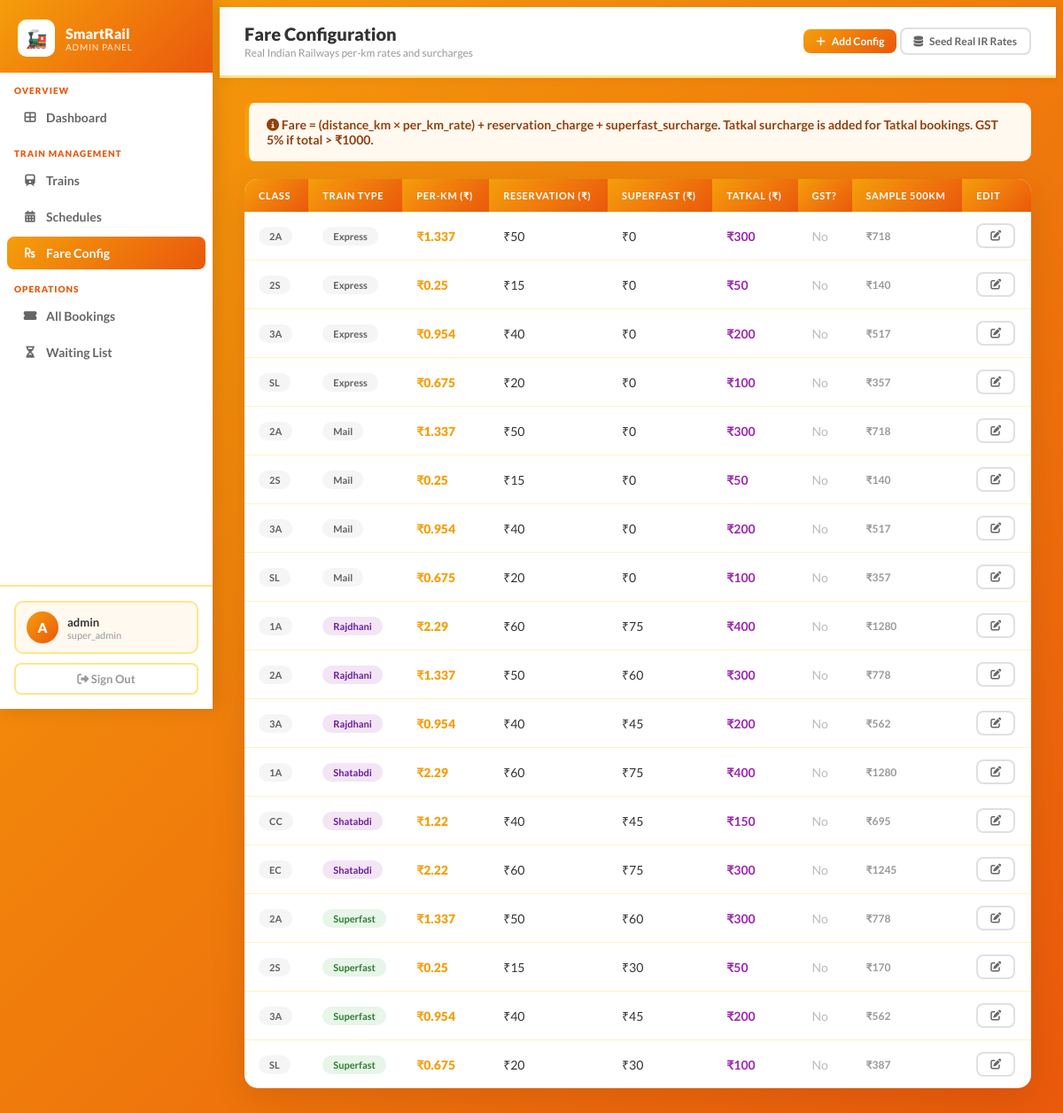
/admin/fares (signed in), run on the app's committed database.
### Railway/models.py (models this page shows, shortened)
class FareConfig(db.Model):
    __tablename__ = 'fare_config'
    id               = db.Column(db.Integer, primary_key=True)
    class_name       = db.Column(db.String(10), nullable=False)   # SL, 3A, 2A, 1A, CC, 2S, EC
    train_type       = db.Column(db.String(20), nullable=False)   # Mail, Express, Superfast, Rajdhani, Shatabdi
    per_km_rate      = db.Column(db.Float, nullable=False)        # ₹ per km
    reservation_charge = db.Column(db.Float, default=0.0)        # fixed ₹
    superfast_surcharge = db.Column(db.Float, default=0.0)       # fixed ₹ (0 if not superfast)
    tatkal_surcharge = db.Column(db.Float, default=0.0)          # fixed ₹ added for Tatkal
    gst_applicable   = db.Column(db.Boolean, default=False)      # 5% GST if base_fare > ₹1000

### Railway/admin_views.py (the view)
@admin_bp.route('/fares')
@require_admin
def fare_config():
    configs = FareConfig.query.order_by(FareConfig.train_type, FareConfig.class_name).all()
    return render_template('admin/fare_config.html', configs=configs)

### Railway/admin_views.py (called while the page is built)
def admin_logged_in():
    return 'admin_id' in session

def require_admin(f):
    @wraps(f)
    def wrapper(*args, **kwargs):
        if not admin_logged_in():
            flash('Please log in as admin.')
            return redirect(url_for('admin.admin_login'))
        return f(*args, **kwargs)
    return wrapper

### Railway/templates/admin/fare_config.html (shortened to what this page needs)
{% extends 'admin/base.html' %}
{% block page_title %}Fare Configuration{% endblock %}
{% block page_subtitle %}Real Indian Railways per-km rates and surcharges{% endblock %}
{% block topbar_actions %}
<a href="{{ url_for('admin.add_fare_config') }}" class="btn-go btn-primary btn-sm">
    <i class="fas fa-plus"></i> Add Config
</a>
<form method="POST" action="{{ url_for('admin.seed_default_fares') }}" style="display:inline;">
    <button class="btn-go btn-ghost btn-sm">
        <i class="fas fa-database"></i> Seed Real IR Rates
    </button>
</form>
{% endblock %}
{% block content %}
<div class="info-panel">
    <i class="fas fa-info-circle"></i>
    Fare = (distance_km × per_km_rate) + reservation_charge + superfast_surcharge.
    Tatkal surcharge is added for Tatkal bookings. GST 5% if total &gt; ₹1000.
</div>
<div class="a-card" style="padding:0; overflow:hidden;">
    <div style="overflow-x:auto;">
    <table class="a-table">
        <thead><tr>
            <th>Class</th><th>Train Type</th><th>Per-km (₹)</th>
            <th>Reservation (₹)</th><th>Superfast (₹)</th><th>Tatkal (₹)</th>
            <th>GST?</th><th>Sample 500km</th><th>Edit</th>
        </tr></thead>
        <tbody>
        {% for c in configs %}
        <tr>
            <td><span class="bx bx-pending">{{ c.class_name }}</span></td>
            <td>
                <span class="bx {% if c.train_type in ('Rajdhani','Shatabdi') %}bx-tatkal
                    {% elif c.train_type == 'Superfast' %}bx-confirmed
                    {% else %}bx-pending{% endif %}">{{ c.train_type }}</span>
            </td>
            <td style="font-weight:900; color:#f59e0b;">₹{{ c.per_km_rate }}</td>
            <td>₹{{ c.reservation_charge|int }}</td>
            <td>₹{{ c.superfast_surcharge|int }}</td>
            <td style="color:#9c27b0; font-weight:700;">₹{{ c.tatkal_surcharge|int }}</td>
            <td>
                {% if c.gst_applicable %}<span class="bx bx-confirmed">Yes</span>
                {% else %}<span style="color:#bbb;">No</span>{% endif %}
            </td>
            <td style="font-size:12px; color:#999; font-weight:700;">
                ₹{{ ((500 * c.per_km_rate) + c.reservation_charge + c.superfast_surcharge)|int }}
            </td>
            <td>
                <a href="{{ url_for('admin.edit_fare_config', cfg_id=c.id) }}"
                   class="btn-go btn-ghost btn-sm">
                    <i class="fas fa-edit"></i>
                </a>
            </td>
        </tr>
        {% else %}
        <tr>
            <td colspan="9" style="text-align:center; padding:40px; color:#bbb;">
                No configs yet. Click "Seed Real IR Rates" to start.
            </td>
        </tr>
        {% endfor %}
        </tbody>
    </table>
    </div>
</div>
{% endblock %}

### Railway/templates/admin/base.html (style rules this page uses)
body { font-family: 'Lato', sans-serif; background: linear-gradient(135deg, #f59e0b 0%, #ea580c 100%); min-height: 100vh; display: flex; }
.a-card { background: white; border-radius: 15px; padding: 30px; box-shadow: 0 10px 40px rgba(0,0,0,0.1); margin-bottom: 24px; }
.a-table { width: 100%; border-collapse: collapse; font-size: 14px; }
.a-table th { background: linear-gradient(135deg, #f59e0b 0%, #ea580c 100%); color: white; font-size: 11px; text-transform: uppercase; letter-spacing: .06em; font-weight: 700; padding: 12px 16px; text-align: left; }
.a-table th:first-child { border-radius: 8px 0 0 0; }
.a-table th:last-child { border-radius: 0 8px 0 0; }
.a-table td { padding: 13px 16px; border-bottom: 1px solid #fef3c7; color: #333; vertical-align: middle; }
.a-table tr:last-child td { border-bottom: none; }
.bx { display: inline-block; padding: 4px 12px; border-radius: 20px; font-size: 11px; font-weight: 700; }
.bx-confirmed { background: #e8f5e9; color: #2e7d32; }
.bx-pending { background: #f5f5f5; color: #616161; }
.bx-tatkal { background: #f3e5f5; color: #6a1b9a; }
.btn-go { display: inline-flex; align-items: center; gap: 7px; padding: 10px 20px; border-radius: 10px; font-size: 14px; font-weight: 700; font-family: 'Lato', sans-serif; cursor: pointer; border: none; text-decoration: none; transition: transform 0.2s, box-shadow 0.2s; }
.btn-primary { background: linear-gradient(135deg, #f59e0b 0%, #ea580c 100%); color: white; }
.btn-ghost { background: white; color: #666; border: 2px solid #e0e0e0; }
.btn-sm { padding: 6px 14px; font-size: 12px; border-radius: 8px; }
.info-panel { background: #fff9f0; padding: 16px 20px; border-radius: 10px; margin-bottom: 20px; border-left: 5px solid #f59e0b; font-size: 14px; font-weight: 600; color: #92400e; }

### data on the page
FareConfig: class_name "2A", train_type "Express", per_km_rate "1.337", reservation_charge "50", superfast_surcharge "0", tatkal_surcharge "300", gst_applicable "No", per_km_rate+reservation_charge+superfast_surcharge "718"
FareConfig: class_name "2S", train_type "Express", per_km_rate "0.25", reservation_charge "15", superfast_surcharge "0", tatkal_surcharge "50", gst_applicable "No", per_km_rate+reservation_charge+superfast_surcharge "140"
FareConfig: class_name "3A", train_type "Express", per_km_rate "0.954", reservation_charge "40", superfast_surcharge "0", tatkal_surcharge "200", gst_applicable "No", per_km_rate+reservation_charge+superfast_surcharge "517"
FareConfig: class_name "SL", train_type "Express", per_km_rate "0.675", reservation_charge "20", superfast_surcharge "0", tatkal_surcharge "100", gst_applicable "No", per_km_rate+reservation_charge+superfast_surcharge "357"
FareConfig: class_name "2A", train_type "Mail", per_km_rate "1.337", reservation_charge "50", superfast_surcharge "0", tatkal_surcharge "300", gst_applicable "No", per_km_rate+reservation_charge+superfast_surcharge "718"
FareConfig: class_name "2S", train_type "Mail", per_km_rate "0.25", reservation_charge "15", superfast_surcharge "0", tatkal_surcharge "50", gst_applicable "No", per_km_rate+reservation_charge+superfast_surcharge "140"
FareConfig: class_name "3A", train_type "Mail", per_km_rate "0.954", reservation_charge "40", superfast_surcharge "0", tatkal_surcharge "200", gst_applicable "No", per_km_rate+reservation_charge+superfast_surcharge "517"
FareConfig: class_name "SL", train_type "Mail", per_km_rate "0.675", reservation_charge "20", superfast_surcharge "0", tatkal_surcharge "100", gst_applicable "No", per_km_rate+reservation_charge+superfast_surcharge "357"
FareConfig: class_name "1A", train_type "Rajdhani", per_km_rate "2.29", reservation_charge "60", superfast_surcharge "75", tatkal_surcharge "400", gst_applicable "No", per_km_rate+reservation_charge+superfast_surcharge "1280"
FareConfig: class_name "2A", train_type "Rajdhani", per_km_rate "1.337", reservation_charge "50", superfast_surcharge "60", tatkal_surcharge "300", gst_applicable "No", per_km_rate+reservation_charge+superfast_surcharge "778"
FareConfig: class_name "3A", train_type "Rajdhani", per_km_rate "0.954", reservation_charge "40", superfast_surcharge "45", tatkal_surcharge "200", gst_applicable "No", per_km_rate+reservation_charge+superfast_surcharge "562"
FareConfig: class_name "1A", train_type "Shatabdi", per_km_rate "2.29", reservation_charge "60", superfast_surcharge "75", tatkal_surcharge "400", gst_applicable "No", per_km_rate+reservation_charge+superfast_surcharge "1280"
FareConfig: class_name "CC", train_type "Shatabdi", per_km_rate "1.22", reservation_charge "40", superfast_surcharge "45", tatkal_surcharge "150", gst_applicable "No", per_km_rate+reservation_charge+superfast_surcharge "695"
FareConfig: class_name "EC", train_type "Shatabdi", per_km_rate "2.22", reservation_charge "60", superfast_surcharge "75", tatkal_surcharge "300", gst_applicable "No", per_km_rate+reservation_charge+superfast_surcharge "1245"
FareConfig: class_name "2A", train_type "Superfast", per_km_rate "1.337", reservation_charge "50", superfast_surcharge "60", tatkal_surcharge "300", gst_applicable "No", per_km_rate+reservation_charge+superfast_surcharge "778"
FareConfig: class_name "2S", train_type "Superfast", per_km_rate "0.25", reservation_charge "15", superfast_surcharge "30", tatkal_surcharge "50", gst_applicable "No", per_km_rate+reservation_charge+superfast_surcharge "170"
FareConfig: class_name "3A", train_type "Superfast", per_km_rate "0.954", reservation_charge "40", superfast_surcharge "45", tatkal_surcharge "200", gst_applicable "No", per_km_rate+reservation_charge+superfast_surcharge "562"
FareConfig: class_name "SL", train_type "Superfast", per_km_rate "0.675", reservation_charge "20", superfast_surcharge "30", tatkal_surcharge "100", gst_applicable "No", per_km_rate+reservation_charge+superfast_surcharge "387"

### other printed values
{{ session.admin_name[0].upper() if session.admin_name else 'A' }} "A"
{{ session.admin_name or 'Admin' }} "admin"
{{ session.admin_role or 'admin' }} "super_admin"
